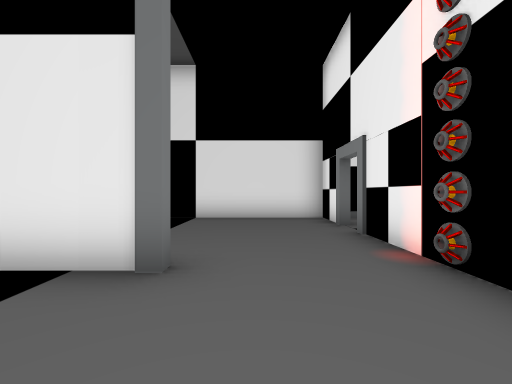
[1] (above)

19 first-person views from a walk through a Unity game level. The camera is 1.5 m above the floor, looks level and sees 90° across. Doors are open. The floor is counted in squares, 2 m on a side. Each view is taken from the middle of a square. On the plan, view 1 faces up. The plan holds only what a view shows up to about 9 squares ahead; the rest is blank. The place goes on beyond the plan. The player character is not drawn.

[2]
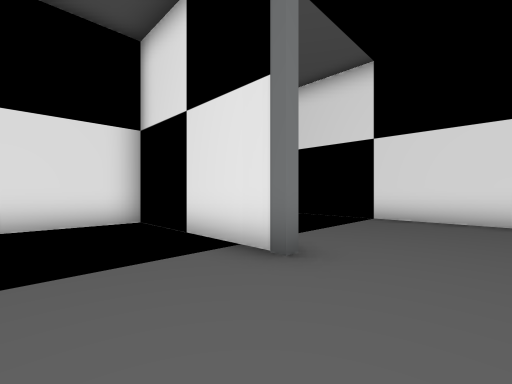

[3]
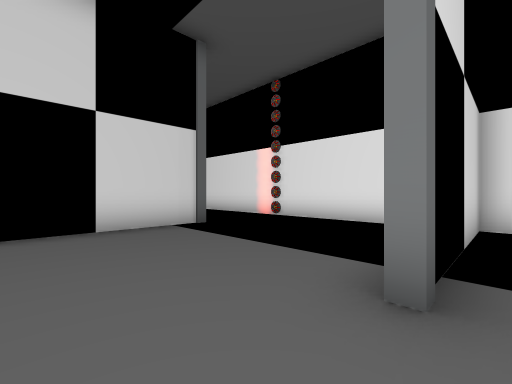

[4]
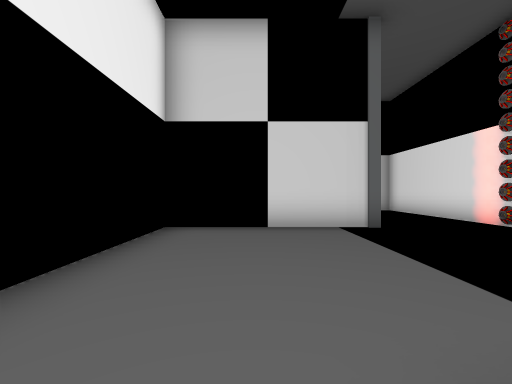

[5]
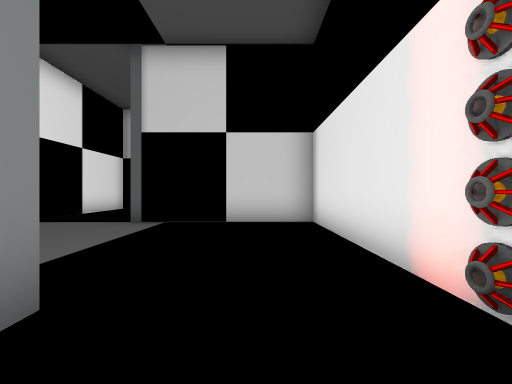

[6]
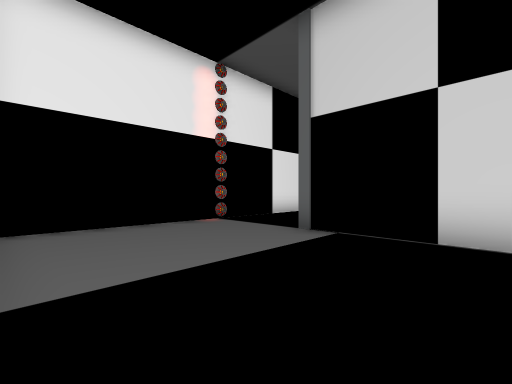

[7]
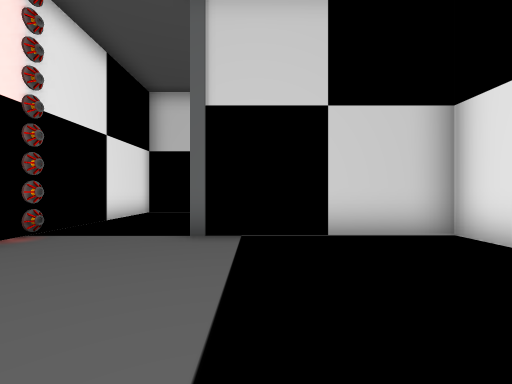

[8]
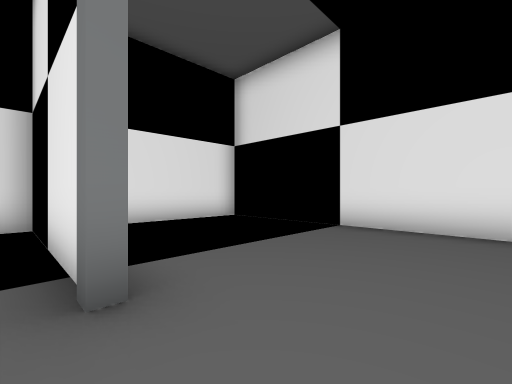

[9]
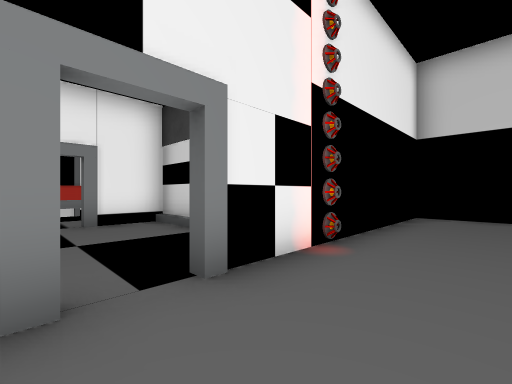

[10]
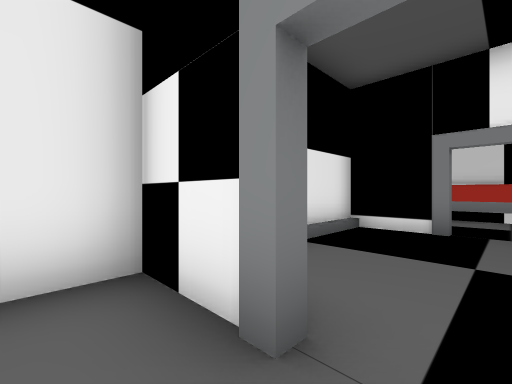

[11]
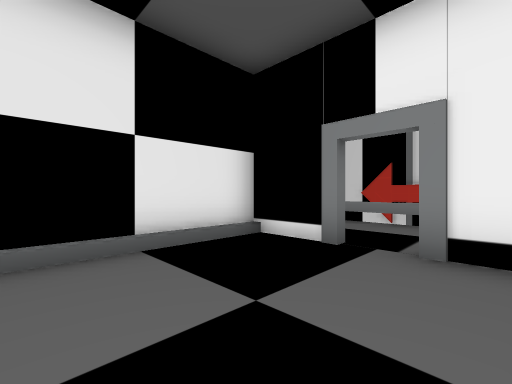

[12]
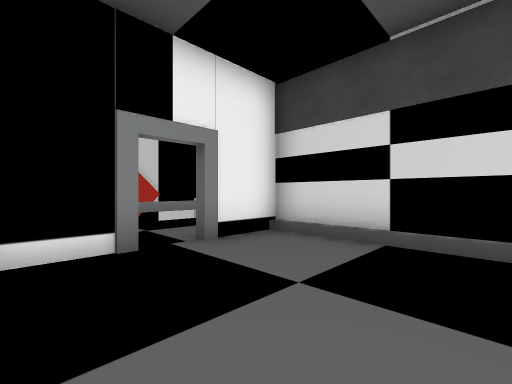

[13]
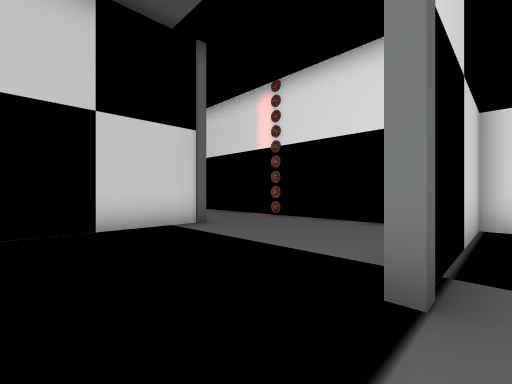

[14]
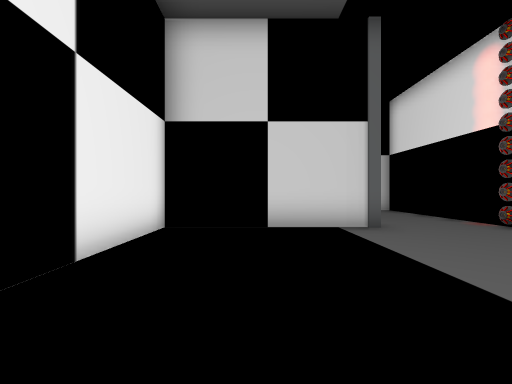

[15]
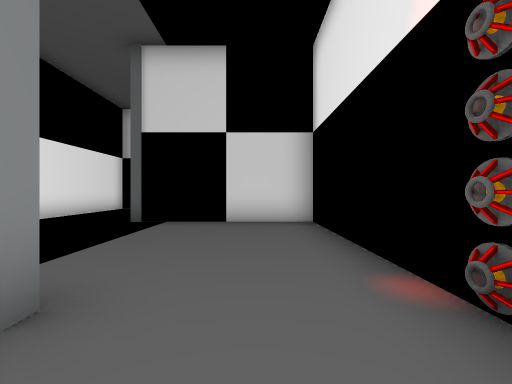

[16]
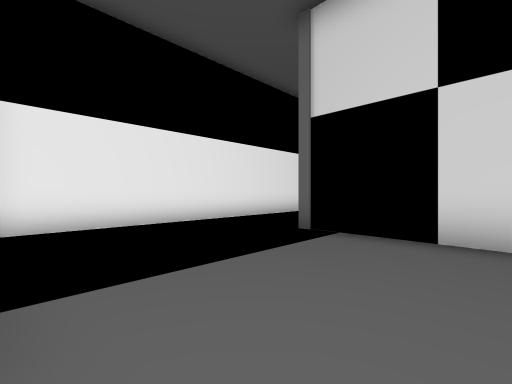

[17]
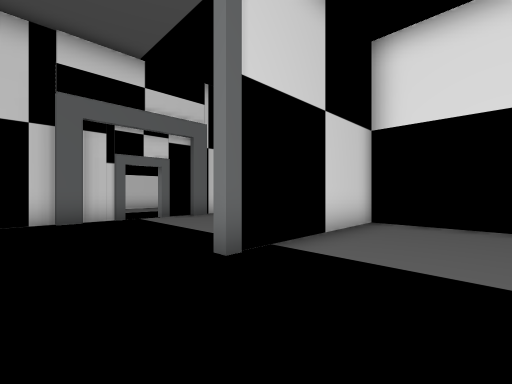

[18]
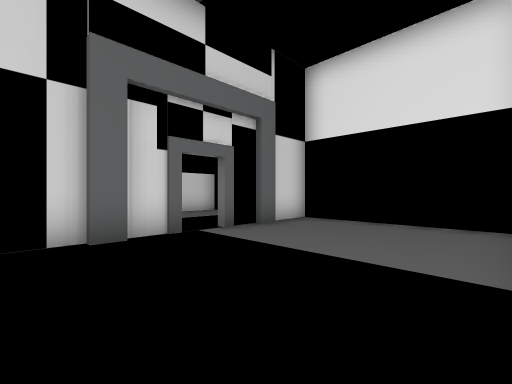

[19]
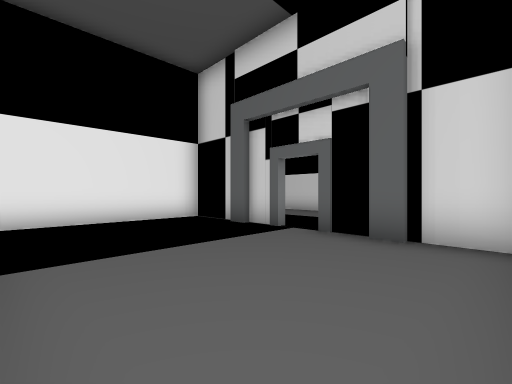

### Floor plan
Key: @ floor where view 1 was taken; # wall or solid block; . floor; D open door.
Columns run from 6 left of view 1 to 9 right of it. Each row starts with its distance up from view 1.
  8 #   ##########
  7 #   ....#....#
  6 #   ....D..  #..
  5 #   ....D...DD..
  4 #   ....#....#.
  3 ######..######
  2 #   ....#
  1 #   ....
  0 #   ..@.
 -1 # . ....
 -2 #.  ###
 -3 #.. ....
 -4 #   ....
 -5 #   ....
 -6 #   ....
 -7 ######..#
 -8 #  ..   #
 -9  ....   #
-10  ....   #
-11  ....   #
-12 #...#####
-13 #....   #
-14  ....   #
-15  ....  .#
-16  ....   #
-17 ######  #
-18  ..... .#
-19  ....   #
-20  ....   #
-21  ....   #
-22 #...D   #
-23 ####D###

Where each view was taken, in squares from view 1:
view 1: 0 up, 0 right, facing up
view 2: 0 up, 1 right, facing up-left
view 3: 3 up, 1 right, facing down-left
view 4: 3 up, 0 right, facing down
view 5: 1 down, 4 left, facing down
view 6: 3 down, 4 left, facing down-right
view 7: 3 down, 2 left, facing down
view 8: 2 up, 1 right, facing up-left
view 9: 6 up, 0 right, facing down-right
view 10: 5 up, 1 right, facing up-right
view 11: 4 up, 3 right, facing up-right
view 12: 7 up, 3 right, facing down-right
view 13: 7 down, 1 right, facing down-left
view 14: 7 down, 0 right, facing down
view 15: 11 down, 4 left, facing down
view 16: 13 down, 4 left, facing down-right
view 17: 15 down, 1 right, facing down-left
view 18: 18 down, 1 right, facing down-left
view 19: 18 down, 5 left, facing down-right
